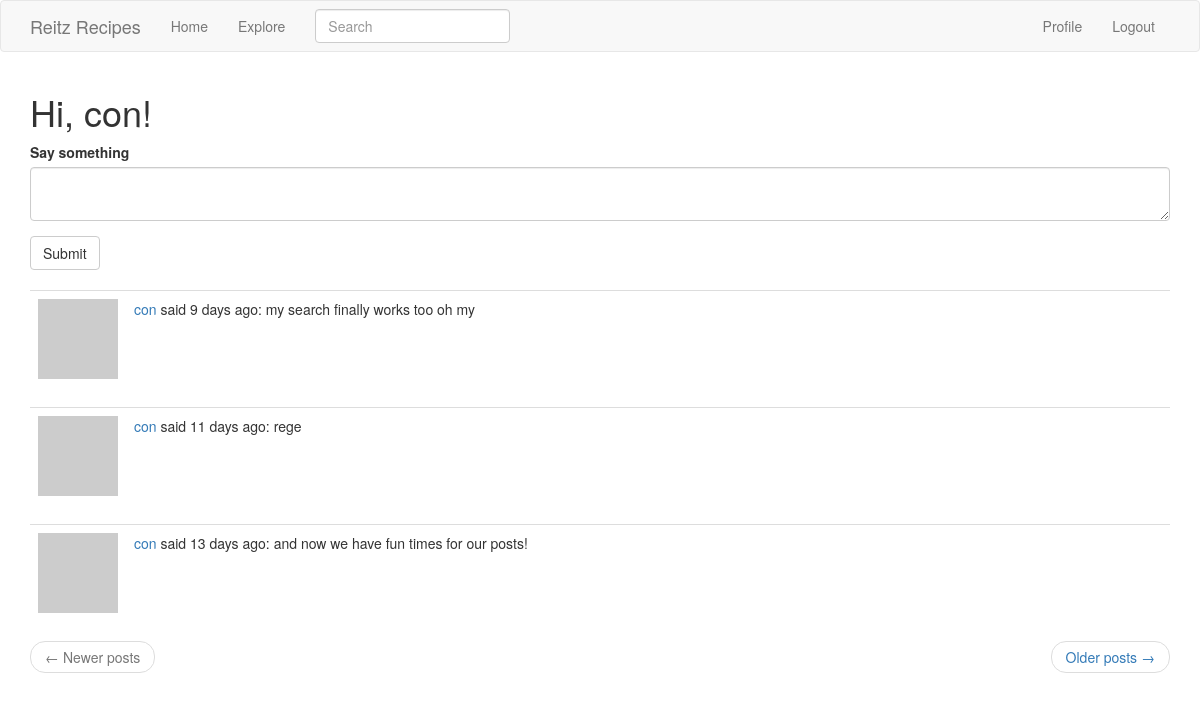
The app's page /index (signed in) with its own data.
### app/models.py (models this page shows, shortened)
class PaginatedAPIMixin(object):
    @staticmethod
    def to_collection_dict(query, page, per_page, endpoint, **kwargs):
        resources = query.paginate(page, per_page, False)
        data = {
        'items': [item.to_dict() for item in resources.items],
            '_meta': {
                'page': page,
                'per_page': per_page,
                'total_pages': resources.pages,
                'total_items': resources.total
            },
            '_links': {
                'self': url_for(endpoint, page=page, per_page=per_page,
                                **kwargs),
                'next': url_for(endpoint, page=page + 1, per_page=per_page,
                                **kwargs) if resources.has_next else None,
                'prev': url_for(endpoint, page=page - 1, per_page=per_page,
                                **kwargs) if resources.has_prev else None
            }
        }
        return data

class User(PaginatedAPIMixin, UserMixin, db.Model):
    id = db.Column(db.Integer, primary_key=True)
    username = db.Column(db.String(64), index=True, unique=True)
    email = db.Column(db.String(120), index=True, unique=True)
    password_hash = (db.Column(db.String(128)))
    posts = db.relationship('Post', backref='author', lazy='dynamic')
    about_me = db.Column(db.String(140))
    last_seen = db.Column(db.DateTime, default=datetime.utcnow)
    token = db.Column(db.String(32), index=True, unique=True)
    token_expiration = db.Column(db.DateTime);
    def avatar(self, size):
        digest = md5(self.email.lower().encode('utf-8')).hexdigest()
        return 'https://www.gravatar.com/avatar/{}?d=identicon&s={}'.format(
            digest, size)
    followed = db.relationship(
        'User', secondary=followers,
        primaryjoin=(followers.c.follower_id == id),
        secondaryjoin=(followers.c.followed_id == id),
        backref=db.backref('followers', lazy='dynamic'), lazy='dynamic')
    def followed_posts(self):
        followed = Post.query.join(
            followers, (followers.c.followed_id == Post.user_id)).filter(
                followers.c.follower_id == self.id)
        own = Post.query.filter_by(user_id=self.id)
        return followed.union(own).order_by(Post.timestamp.desc())

class SearchableMixin(object):
    @classmethod
    def before_commit(cls, session):
        session._changes = {
            'add': list(session.new),
            'update': list(session.dirty),
            'delete': list(session.deleted)
        }
    @classmethod
    def after_commit(cls, session):
        for obj in session._changes['add']:
            if isinstance(obj, SearchableMixin):
                add_to_index(obj.__tablename__, obj)
        for obj in session._changes['update']:
            if isinstance(obj, SearchableMixin):
                add_to_index(obj.__tablename__, obj)
        for obj in session._changes['delete']:
            if isinstance(obj, SearchableMixin):
                remove_from_index(obj.__tablename__, obj)
        session._changes = None

class Post(SearchableMixin, db.Model):
    __searchable__ = ['body']
    id = db.Column(db.Integer, primary_key=True)
    body = db.Column(db.String(140))
    timestamp = db.Column(db.DateTime, index=True, default=datetime.utcnow)
    user_id = db.Column(db.Integer, db.ForeignKey('user.id'))

### app/main/routes.py (the view)
@bp.route('/', methods=['GET', 'POST'])
@bp.route('/index', methods=['GET', 'POST'])
@login_required
def index():
    form = PostForm()
    if form.validate_on_submit():
        post = Post(body=form.post.data, author=current_user)
        db.session.add(post)
        db.session.commit()
        flash('Your post is now live!')
        return redirect(url_for('main.index'))
    page = request.args.get('page', 1, type=int)
    posts = current_user.followed_posts().paginate(
        page, current_app.config['POSTS_PER_PAGE'], False)
    next_url = url_for('main.index', page=posts.next_num) \
        if posts.has_next else None
    prev_url = url_for('main.index', page=posts.prev_num) \
        if posts.has_prev else None
    return render_template('index.html', title='Home Page', form=form, posts=posts.items,
                            next_url=next_url, prev_url=prev_url)

### app/main/forms.py
class SearchForm(FlaskForm):
    q = StringField('Search', validators=[DataRequired()])
    def __init__(self, *args, **kwargs):
        if 'formdata' not in kwargs:
            kwargs['formdata'] = request.args
        if 'csrf_enabled' not in kwargs:
            kwargs['csrf_enabled'] = False
        super(SearchForm, self).__init__(*args, **kwargs)

class PostForm(FlaskForm):
    post = TextAreaField('Say something', validators=[
        DataRequired(), Length(min=1, max=140)])
    submit = SubmitField('Submit')

### app/main/routes.py (called while the page is built)
@bp.before_request
def before_request():
    if current_user.is_authenticated:
        current_user.last_seen = datetime.utcnow()
        db.session.commit()
        g.search_form = SearchForm()

### app/models.py (called while the page is built)
@login.user_loader
def load_user(id):
    return User.query.get(int(id))

### app/templates/index.html
{% extends "base.html" %}
{% import 'bootstrap/wtf.html' as wtf %}
{% block app_content %}
    <h1>Hi, {{ current_user.username }}!</h1>
    {% if form %}
    {{ wtf.quick_form(form) }}
    <br>
    {% endif %}
    {% for post in posts %}
        {% include '_post.html' %}
    {% endfor %}
    <nav aria-label="...">
        <ul class="pager">
            <li class="previous{% if not prev_url %} disabled{% endif %}">
                <a href="{{ prev_url or '#' }}">
                    <span aria-hidden="true">&larr;</span> Newer posts
                </a>
            </li>
            <li class="next{% if not next_url %} disabled{% endif %}">
                <a href="{{ next_url or '#' }}">
                    Older posts <span aria-hidden="true">&rarr;</span>
                </a>
            </li>
        </ul>
    </nav>
{% endblock %}

### app/templates/_post.html
<table class="table table-hover">
    <tr>
        <td width="70px">
            <a href="{{ url_for('main.user', username=post.author.username )}}">
                <img src="{{ post.author.avatar(70) }}"/>
            </a>
        </td>
        <td>
            <a href="{{ url_for('main.user', username=post.author.username )}}">
                {{ post.author.username }}
            </a>
            said {{ moment(post.timestamp).fromNow()  }}:
            {{ post.body }}
        </td>
    </tr>
</table>

### records on screen
User: username "con"
Post: author.username "con", timestamp "9 days ago", body "my search finally works too oh my"
Post: author.username "con", timestamp "11 days ago", body "rege"
Post: author.username "con", timestamp "13 days ago", body "and now we have fun times for our posts!"
